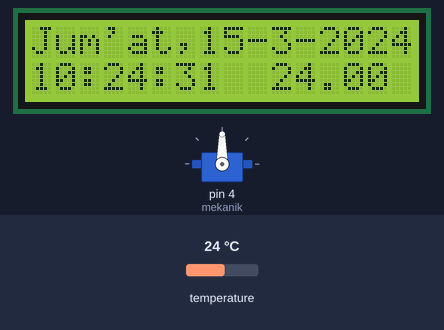
The sketch below on a simulated Arduino Uno, built with avr-gcc and run on an emulated ATmega328P. Parts: 16×2 character LCD, servo. The inputs (shaded band) are chosen by the test bench; at power-on: temperature 24 °C. The local clock reads 2024-03-15 10:24:30 at power-on unless the sketch sets it; what the sketch prints to the serial monitor is not drawn.

Above: at 1.2 s.
1.3 s: temperature set to 12 °C
At 2.3 s:
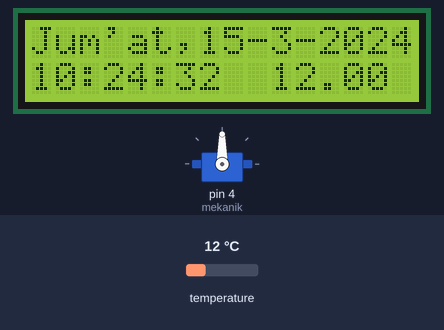
3.5 s: temperature set to 19 °C
At 4.8 s:
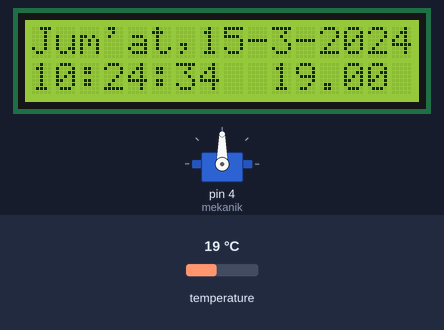
5.5 s: temperature set to 33 °C
At 8.8 s:
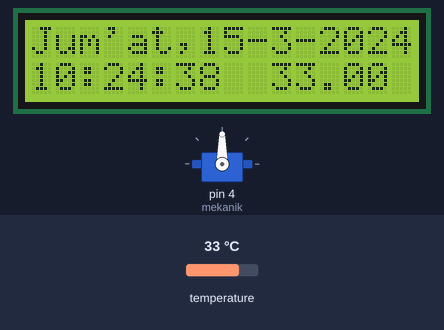
Timing chart, 0 to 10.3 s (numbered marks = the images above; inputs shaded):
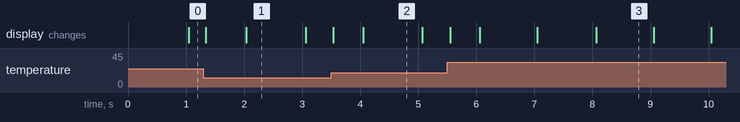

The sketch:

Pakan_Ikan_Otomatis-LCD.ino
```cpp
//RTC
#include "RTClib.h"
RTC_DS3231 rtc;
char daysOfTheWeek[7][12] = {"Ahad", "Senin", "Selasa", "Rabu", "Kamis", "Jum'at", "Sabtu"};
int jam, menit, detik;
int tanggal, bulan, tahun;
String hari;
float suhu;

//LCD
#include <LiquidCrystal_I2C.h>
LiquidCrystal_I2C lcd(0x27, 16, 2);

//SERVO
#include <Servo.h>
Servo mekanik;

void setup() {
  Serial.begin(9600);

  //RTC
  if (! rtc.begin()) {
    Serial.println("Couldn't find RTC");
    Serial.flush();
    while (1) delay(10);
  }
  // Gunakan kode di bawah ini pada upload yang pertamakali untuk kalibrasi waktu, lalu upload ulang tanpa kode di bawah.
  // rtc.adjust(DateTime(F(__DATE__), F(__TIME__)));

  //LCD
  lcd.begin();

  //SERVO
  mekanik.attach(4);
  mekanik.write(90);
}

void loop() {

  //RTC
  DateTime now = rtc.now();
  jam     = now.hour();
  menit   = now.minute();
  detik   = now.second();
  tanggal = now.day();
  bulan   = now.month();
  tahun   = now.year();
  hari    = daysOfTheWeek[now.dayOfTheWeek()];
  suhu    = rtc.getTemperature();
  Serial.println(String() + hari + ", " + tanggal + "-" + bulan + "-" + tahun);
  Serial.println(String() + jam + ":" + menit + ":" + detik);
  Serial.println();

  //LCD
  lcd.setCursor(0, 0);
  lcd.print(String() + hari + "," + tanggal + "-" + bulan + "-" + tahun);
  lcd.print(" ");
  lcd.setCursor(0, 1);
  lcd.print(String() + jam + ":" + menit + ":" + detik);
  lcd.print("  ");
  lcd.print(suhu);
  lcd.print(" ");

  //KONDISI
  if ( (jam == 7) && (menit == 30) && (detik == 1) ) {
    kasih_pakan(15);
  }
  if ( (jam == 16) && (menit == 30) && (detik == 1) ) {
    kasih_pakan(15);
  }

}

void kasih_pakan(int jumlah) {
  for (int i = 1; i <= jumlah; i++) {
    mekanik.write(150);
    delay(100);
    mekanik.write(90);
    delay(100);
  }
}
```

Measured:
- what the display in image 1 shows lasts 1.1 s, from 2.0 s to 3.1 s
